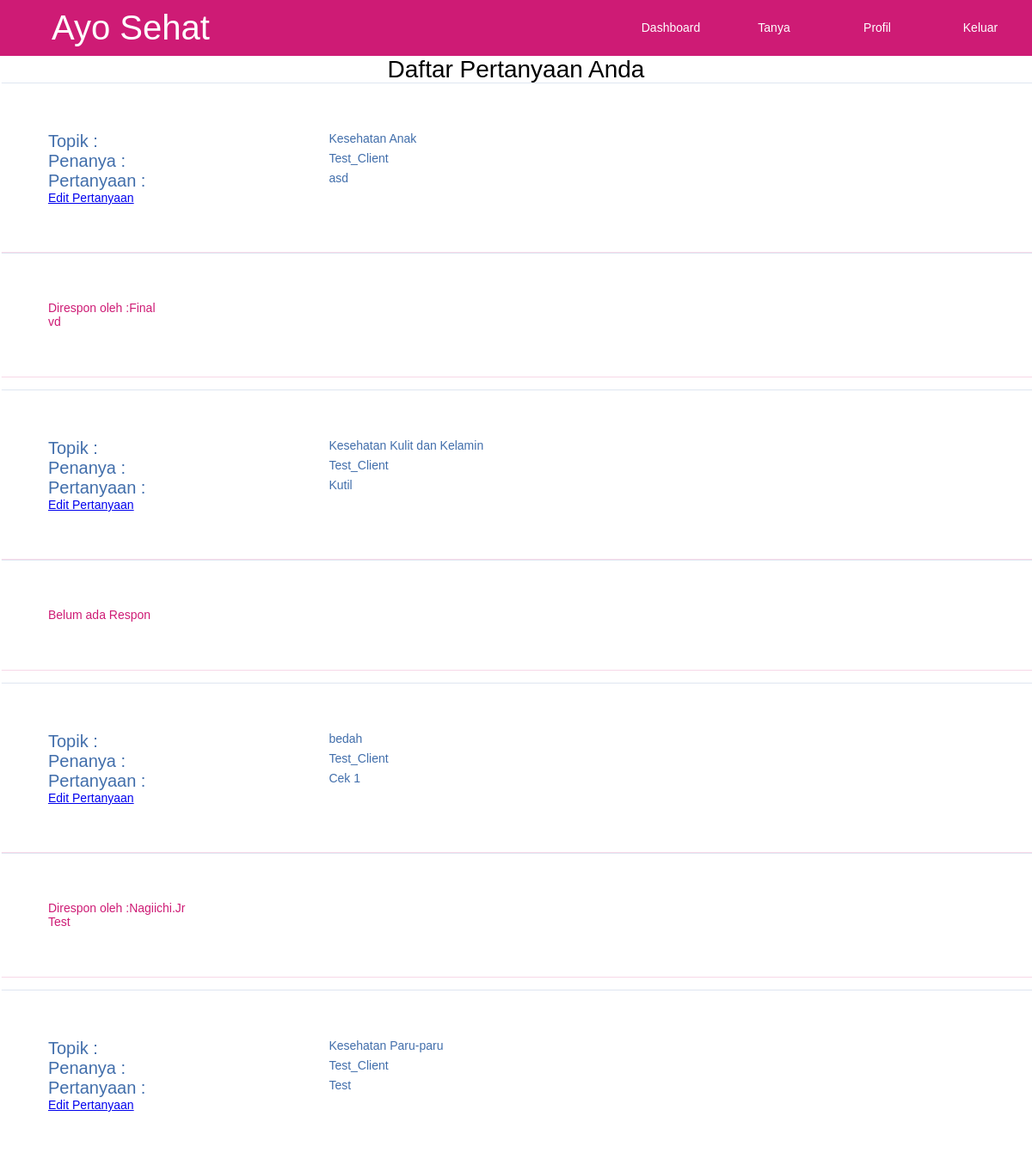
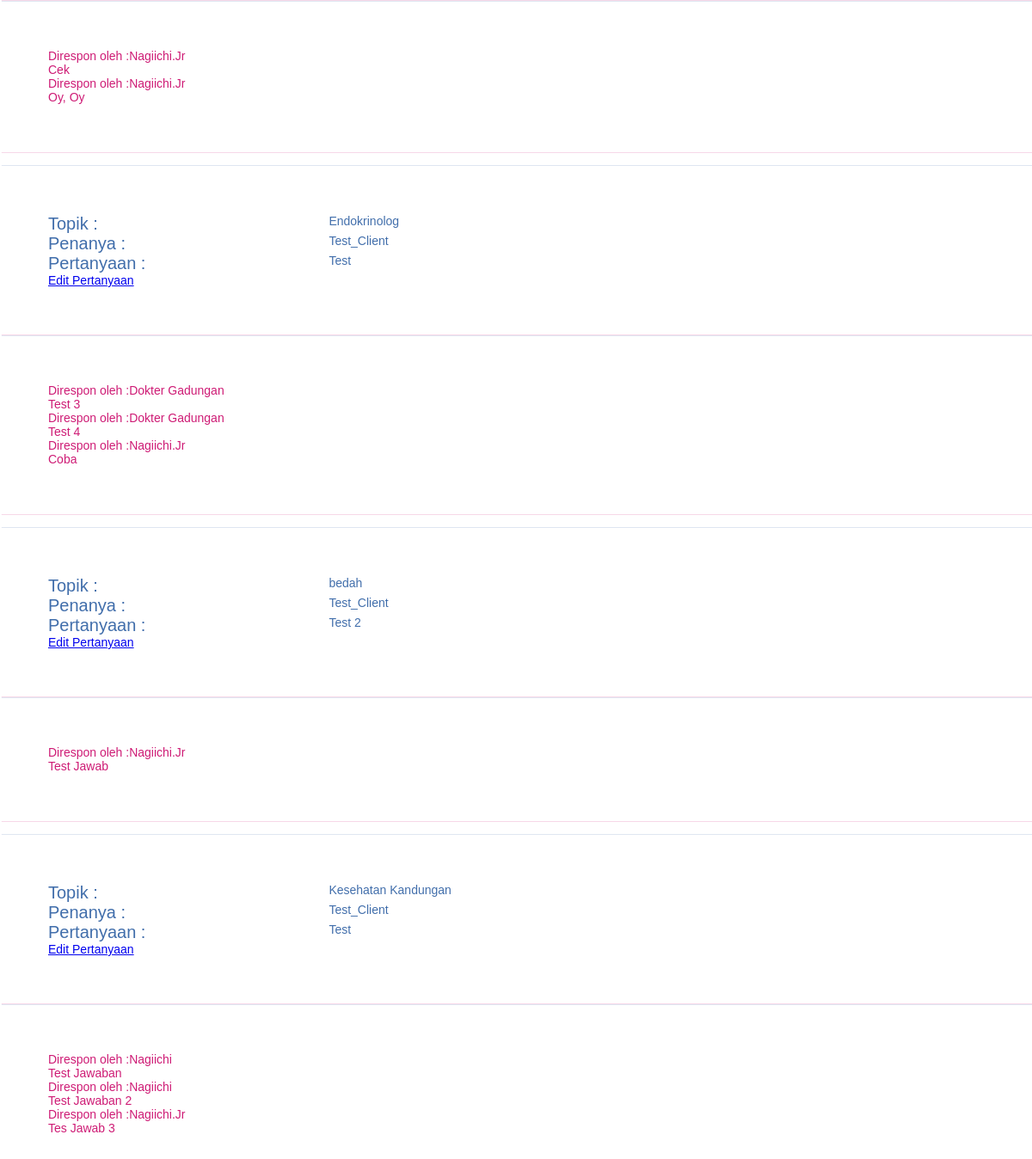
Screenshot of /client/client_per.php (signed in) with the database file from the repository (2 pictures, top to bottom).
### tables this page shows
CREATE TABLE `diskusi` (
  `kode_dis` int(11) NOT NULL,
  `id_user` int(11) DEFAULT NULL,
  `kode_topik` int(11) DEFAULT NULL,
  `pertanyaan` text DEFAULT NULL
);

CREATE TABLE `topik` (
  `kode_topik` int(11) NOT NULL,
  `bidang` varchar(64) NOT NULL
);

CREATE TABLE `user` (
  `id_user` int(11) NOT NULL,
  `kode_level` int(11) NOT NULL,
  `kode_dr` int(11) DEFAULT NULL,
  `nama` varchar(64) NOT NULL,
  `username` varchar(64) NOT NULL,
  `password` varchar(64) NOT NULL,
  `no_hp` varchar(15) DEFAULT NULL,
  `email` varchar(25) NOT NULL,
  `tempat_praktik` varchar(125) DEFAULT NULL,
  `deskripsi` varchar(225) DEFAULT NULL
);

CREATE TABLE `jawaban` (
  `id_jawaban` int(11) NOT NULL,
  `kode_dis` int(11) DEFAULT NULL,
  `id_user` int(11) DEFAULT NULL,
  `jawaban` text DEFAULT NULL
);

### client/client_per.php (the view, shortened to what this page needs)
<?php
function jawaban($kode_dis,$conn){
    $jawaban=$conn->prepare("SELECT jawaban, username FROM diskusi, jawaban, user
                             WHERE jawaban.kode_dis = :kode_dis AND jawaban.id_user=user.id_user AND jawaban.kode_dis=diskusi.kode_dis");
    $jawaban->bindValue(':kode_dis',$kode_dis);
    $jawaban->execute();
    return $jawaban;
}
?>
<!DOCTYPE html>
<html lang="en">
<head>
    <link rel="stylesheet" type="text/css" href="../style.css">
</head>
<body>
<nav id="menu">
     <ul>
     <div id="heading">
            <a href="#">Ayo Sehat</a>
        </div>
        <li><div class="loggin"><a href="../logout.php">Keluar</a></div>
        </li>
        <li><div class="loggin"><a href="profil_client.php">Profil</a></div>
        <li><div class="loggin"><a href="pertanyaan_client.php">Tanya</a></li></div>
        <li><div class="loggin"><a href="client_per.php">Dashboard </a></li></div>
        <li><div class="loggin"><a href="list_per_client.php">Home</a></li></div>
        </li>
    </ul>
</nav>
<h1>Daftar Pertanyaan Anda</h1>
<?php
$dbc = new PDO('mysql:host=localhost;dbname=forum','root','');
$query = $dbc->prepare("SELECT username, kode_dis, diskusi.kode_topik, bidang, pertanyaan FROM diskusi, topik, user
                        WHERE  user.id_user={$_SESSION['id']} AND diskusi.kode_topik = topik.kode_topik AND diskusi.id_user=user.id_user ORDER BY kode_dis DESC");
$query->execute();
if ($query->rowCount()>0) {
    foreach ($query as $row) {
        echo "<div class='container2'><span class='topik'>Topik :</span>";
        echo "<p>{$row['bidang']}</p>";
        echo "<span class='topik'>Penanya :</span>";
        echo "<p>  {$row['username']}</p>";
        echo "<span class='topik'>Pertanyaan :</span>";
        echo "<p>  {$row['pertanyaan']}</p>";
        $kode_dis=intval($row['kode_dis']);
        echo "<a href='edit_pertanyaan.php?kode_dis=$kode_dis'>Edit Pertanyaan</a></div>";
        $respon = jawaban($row['kode_dis'], $dbc);
        echo "<div class=container3>";
        if ($respon->rowCount() >= 1 ) {
            echo "<li class='daftar'>";
            foreach ($respon as $row2) {
                echo "<p>Direspon oleh :{$row2['username']}</p>";
                echo "<p> {$row2['jawaban']}</p>";
            }
            echo "</li>";
        }
        else {
            echo "<li class='daftar'>Belum ada Respon</li>";
        }
        echo "</div><br>";
    }
} else {
    echo '<h3>Anda belum pernah mengajukan pertanyaan</h3>';
    echo '<div class="tombol_login tengah"><a href="pertanyaan_client.php" class="tengah">Ajukan Pertanyaan ?</a></div>';
}
?>
</body>
</html>

### style.css (style rules this page uses)
* { margin: 0px; padding: 0px; }
body { font-size: 14px; font-family: Arial; margin:0; display:grid; grid-template-columns: auto; }
#heading { float: left; width: 640px; }
#heading a { line-height: 65px; text-decoration: none; padding-left: 60px; color:#FFF; font-size: 40px; }
#menu { background:#ce1b75; width: 100%; height: 65px; margin: 0px; padding: 0px; }
#menu ul { list-style: none; }
#menu ul li { float: right; line-height: 65px }
#menu ul li a { float:left; width:100px; display:block; text-align:center; color:#FFF; padding-left: 10px; padding-right: 10px; text-decoration:none; }
.container2 { display:grid; grid-template-columns: 30% auto; padding: 4em 4em; box-shadow: 2px 0px 1px ; color: #416eab; }
.container3 { display:grid; grid-template-columns: 30% auto; padding: 4em 4em; box-shadow: 2px 0px 1px ; color: #ce1b75; }
h1 { text-align: center; font-weight: 300; }
.topik { font-size: 20px; }
.daftar { list-style-type:none; }

### rows the page displays
diskusi: kode_topik.bidang "Kesehatan Anak", id_user.username "Test_Client", pertanyaan "asd"
jawaban: id_user.username "Final", jawaban "vd"
diskusi: kode_topik.bidang "Kesehatan Kulit dan Kelamin", id_user.username "Test_Client", pertanyaan "Kutil", shows "Belum ada Respon"
diskusi: kode_topik.bidang "bedah", id_user.username "Test_Client", pertanyaan "Cek 1"
jawaban: id_user.username "Nagiichi.Jr", jawaban "Test"
diskusi: kode_topik.bidang "Kesehatan Paru-paru", id_user.username "Test_Client", pertanyaan "Test"
jawaban: id_user.username "Nagiichi.Jr", jawaban "Cek"
jawaban: id_user.username "Nagiichi.Jr", jawaban "Oy, Oy"
diskusi: kode_topik.bidang "Endokrinolog", id_user.username "Test_Client", pertanyaan "Test"
jawaban: id_user.username "Dokter Gadungan", jawaban "Test 3"
jawaban: id_user.username "Dokter Gadungan", jawaban "Test 4"
jawaban: id_user.username "Nagiichi.Jr", jawaban "Coba"
diskusi: kode_topik.bidang "bedah", id_user.username "Test_Client", pertanyaan "Test 2"
jawaban: id_user.username "Nagiichi.Jr", jawaban "Test Jawab"
diskusi: kode_topik.bidang "Kesehatan Kandungan", id_user.username "Test_Client", pertanyaan "Test"
jawaban: id_user.username "Nagiichi", jawaban "Test Jawaban"
jawaban: id_user.username "Nagiichi", jawaban "Test Jawaban 2"
jawaban: id_user.username "Nagiichi.Jr", jawaban "Tes Jawab 3"
